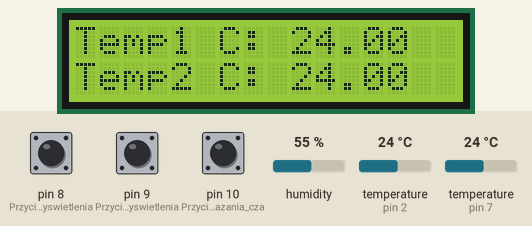
Simulated run of this sketch. Board: Arduino Leonardo, built with avr-gcc and run on an emulated ATmega32U4. Parts: 16×2 character LCD. The test bench sets the inputs (shaded band); at power-on: pin 10 (Przycisk_do_pokazania_cza) HIGH, pin 9 (Przycisk_do_wyswietlenia) HIGH, humidity 55 %, pin 8 (Przycisk_do_wyswietlenia) HIGH, temperature (sensors on pin 2, pin 7) 24 °C. WiFi joins after 1.5 s; servers stay silent unless stated; the local clock reads 2024-03-15 10:24:30 at power-on unless the sketch sets it; what the sketch prints to the serial monitor is not drawn.

Above: at 8.5 s.
8.6 s: pin 10 (Przycisk_do_pokazania_cza) pulled LOW for 1.15 s
At 9.6 s:
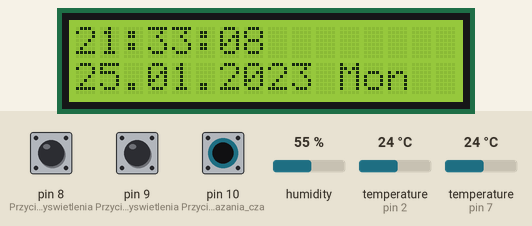
12.3 s: pin 9 (Przycisk_do_wyswietlenia) pulled LOW for 1.15 s
At 13.9 s:
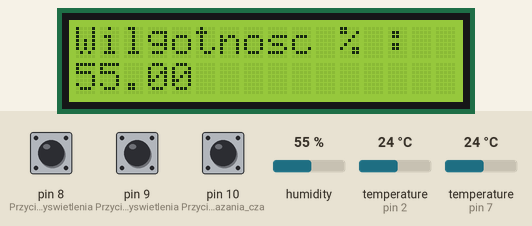
14.9 s: humidity set to 22 %
At 17.0 s:
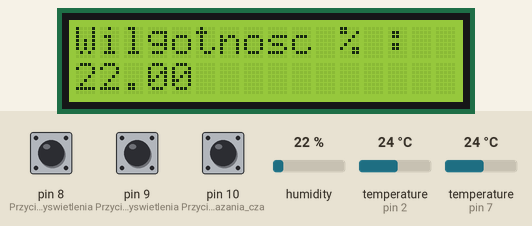
17.7 s: humidity set to 40 %
At 19.8 s:
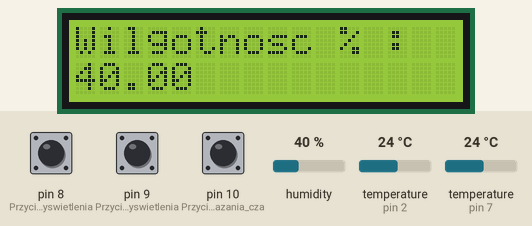
20.5 s: pin 10 (Przycisk_do_pokazania_cza) pulled LOW for 1.15 s
At 21.7 s:
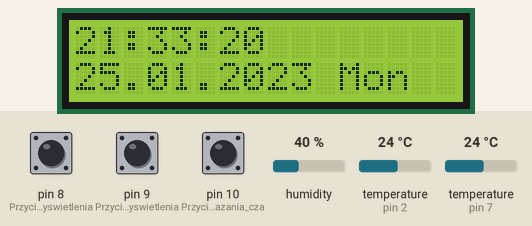
23.1 s: pin 8 (Przycisk_do_wyswietlenia) pulled LOW for 1.15 s
At 24.7 s:
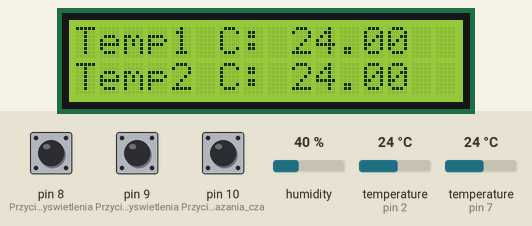
Timing chart, 0 to 26.2 s (numbered marks = the images above; inputs shaded):
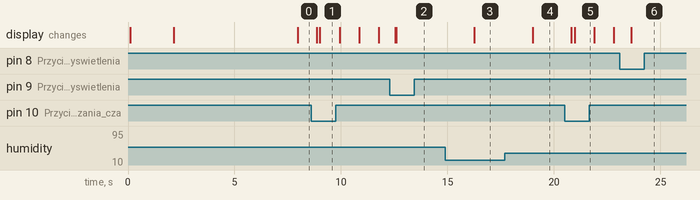

The sketch:

sketch_dec28a.ino
```cpp
//program z wyswietlaczem 16x2, dzialaja przyciuski, wcisniecie przycisku to wyswietlenie parametrow, czas, dodanie ethernetu
#include "DHT.h" // dht
#include <DS3231.h> // rtc
#include <LiquidCrystal_I2C.h> // lcd
#include <DallasTemperature.h> // sensors
#include <Ethernet.h> // ethernet server

#define ONE_WIRE_BUS 7
#define PRINT_ON_SERIAL_BUS true
#define DHTPIN 2  // Digital pin connected to the DHT sensor
#define DHTTYPE DHT22  // DHT 22  (AM2302), AM2321


OneWire oneWire(ONE_WIRE_BUS);
DallasTemperature sensors(&oneWire);
LiquidCrystal_I2C lcd(0x27, 16, 2);  // set the LCD address to 0x27 for a 16 chars and 2 line display
DS3231 rtc(SDA, SCL);
DHT dht(DHTPIN, DHTTYPE);

// Enter a MAC address and IP address for your controller below.
// The IP address will be dependent on your local network:
byte mac[] = {0x90, 0xA2, 0xDA, 0x00, 0x23, 0x36}; //MAC address found on the back of your ethernet shield.
IPAddress ip(192, 168, 1, 107);  // IP address dependent upon your network addresses.

// Initialize the Ethernet server library
// with the IP address and port you want to use
// (port 80 is default for HTTP):
EthernetServer server(80);
byte mode = 1;


void setup() {
  Serial.begin(9600);
  while (!Serial) {
    ;  // wait for serial port to connect. Needed for Leonardo only
  }

  Serial.println("Test projektu inzynierskiego");
  dht.begin();
  rtc.begin();

  rtc.setDOW(WEDNESDAY);     // ustawienie dnia tygodnia
  rtc.setTime(21, 33, 0);     // ustawienie godziny, minuty, sekundy
  rtc.setDate(25, 1, 2023);

  pinMode(8, INPUT_PULLUP);   //Przycisk do wyswietlenia temp
  pinMode(9, INPUT_PULLUP);   //Przycisk do wyswietlenia wilgotnosci
  pinMode(10, INPUT_PULLUP);  //Przycisk do pokazania czasu

  lcd.init();
  // Print a message to the LCD.
  lcd.backlight();
  lcd.clear();
  lcd.setCursor(0, 0);
  lcd.print("Pomiar temp. i ");
  lcd.setCursor(0, 1);
  lcd.print("wilgotnosci");

  // start the Ethernet connection and the server:
  if (Ethernet.begin(mac) == 0) {
    Serial.println("Failed to configure Ethernet using DHCP");
    // no point in carrying on, so do nothing forevermore:
    // try to congifure using IP address instead of DHCP:
    Ethernet.begin(mac, ip);
  }
  server.begin();
  delay(500);
  Serial.print("server is at ");
  Serial.println(Ethernet.localIP());

  lcd.clear();
  lcd.setCursor(0, 0);
  lcd.print("Adres serwera:");
  lcd.setCursor(0, 1);
  lcd.print(Ethernet.localIP());
  delay(5000);

  // Start up the library
  sensors.begin();
}


void loop() {
  sensors.requestTemperatures();  // Send the command to get temperatures

  // After we got the temperatures, we can print them here.
  // We use the function ByIndex, and as an example get the temperature from the first sensor only.
  float t1 = sensors.getTempCByIndex(0);
  if (PRINT_ON_SERIAL_BUS) {
    Serial.print(rtc.getTimeStr(2));
    Serial.print(" - ");
    Serial.println(rtc.getDateStr());
    Serial.println(rtc.getDOWStr(1));

    if (t1 != DEVICE_DISCONNECTED_C)  // if ((sky == blue) && (grass == green)) funkcja AND
    {
      Serial.println("Temperatura czujnika DS18B20 wynosi: ");
      Serial.print(t1);
      Serial.println("°C ");
    } else {
      Serial.println("Error: Could not read temperature data");
    }
  }


  // Reading temperature or humidity takes about 250 milliseconds!
  // Sensor readings may also be up to 2 seconds 'old' (its a very slow sensor)
  float h2 = dht.readHumidity();
  // Read temperature as Celsius (the default)
  float t2 = dht.readTemperature();

  // Check if any reads failed and exit early (to try again).
  if (PRINT_ON_SERIAL_BUS && (isnan(h2) || isnan(t2))) {
    Serial.println(F("Failed to read from DHT sensor!"));
    return;
  }

  if (PRINT_ON_SERIAL_BUS) {
    Serial.println("Parametry czujnika DHT22: ");
    Serial.print(F("Wilgotnosc: "));
    Serial.print(h2);
    Serial.print(F("%  Temperatura: "));
    Serial.print(t2);
    Serial.println(F("°C "));
  }

  // listen for incoming clients
  EthernetClient client = server.available();
  if (client) {
    boolean currentLineIsBlank = true;
    while (client.connected()) {
      if (client.available()) {
        char c = client.read();
        Serial.write(c);
        // If you've gotten to the end of the line (received a newline
        // character) and the line is blank, the http request has ended,
        // so you can send a reply
        if (c == '\n' && currentLineIsBlank) {
          // Send a standard http response header
          client.println("HTTP/1.1 200 OK");
          client.println("Access-Control-Allow-Origin: *");
          client.println("Content-Type: application/json");
          client.println("Connection: close");  // the connection will be closed after completion of the response
          client.println();
          // Send the JSON data
          client.println("{");
          client.print("  \"t1\": \"");
          client.print(t1);
          client.print("\",\n");
          client.print("  \"t2\": \"");
          client.print(t2);
          client.print("\",\n");
          client.print("  \"h\": \"");
          client.print(h2);
          client.print("\",\n");
          client.print("  \"timestamp\": \"");
          client.print(rtc.getDateStr());
          client.print(" ");
          client.print(rtc.getTimeStr(2));
          client.print("\"\n");
          // client.println("  \"t2\": " + String(t2) + ",");
          // client.println("  \"h\": " + String(h2) + ",");
          // client.println("  \"timestamp\": \"" + String(millis()) + "\"");
          client.println("}");
          break;
        }
        if (c == '\n') {
          // you're starting a new line
          currentLineIsBlank = true;
        } else if (c != '\r') {
          // you've gotten a character on the current line
          currentLineIsBlank = false;
        }
      }
    }
    // give the web browser time to receive the data
    delay(1);
    // close the connection:
    client.stop();
  }

  if (digitalRead(8) == LOW) {
    lcd.clear();
    mode = 1;
  }
  if (digitalRead(9) == LOW) {
    lcd.clear();
    mode = 2;
  }
  if (digitalRead(10) == LOW) {
    lcd.clear();
    mode = 3;
  }

  if (mode == 1) {
    lcd.backlight();
    lcd.setCursor(0, 0);
    lcd.print("Temp1 C: ");
    lcd.print(t1);
    lcd.setCursor(0, 1);
    lcd.print("Temp2 C: ");
    lcd.print(t2);  //tutaj wyswietlmy temperature
  } else {          //Jeśli warunek nie został spełniony (przycisk nie jest wciśnięty)
    delay(10);      // nic nie rob
  }

  if (mode == 2) {
    lcd.backlight();
    lcd.setCursor(0, 0);
    lcd.print("Wilgotnosc % : ");
    lcd.setCursor(0, 1);
    lcd.print(h2);
  } else {      //Jeśli warunek nie został spełniony (przycisk nie jest wciśnięty)
    delay(10);  // nic nie rob
  }

  delay(100);
  if (mode == 3) {
    lcd.setCursor(0, 0);
    lcd.print(rtc.getTimeStr(2));
    lcd.setCursor(0, 1);
    lcd.print(rtc.getDateStr());
    lcd.print(" ");
    lcd.print(rtc.getDOWStr(1));
  } else {      //Jeśli warunek nie został spełniony (przycisk nie jest wciśnięty)
    delay(10);  // nic nie rob
  }
}
```

Measured:
- after the input at 8.6 s, the display: first changes after 0.26 s (image 1 shows a later state)
- after the input at 12.3 s, the display: first changes after 0.26 s (image 2 shows a later state)
- after the input at 14.9 s, the display: changes after 1.4 s (image 3)
- after the input at 17.7 s, the display: changes after 1.3 s (image 4)
- after the input at 20.5 s, the display: first changes after 0.32 s (image 5 shows a later state)
- after the input at 23.1 s, the display: changes after 0.52 s (image 6)
